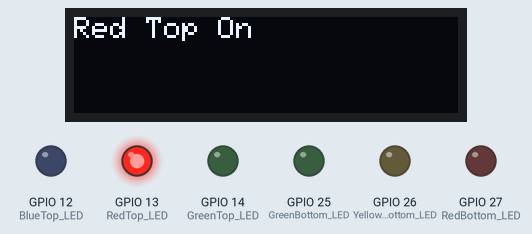
Simulated run of this sketch. Board: ESP32. On the bench: 128×32 one-colour display, output pins drawn as LEDs (lit = HIGH). The display library's start-up logo is not drawn; what the sketch prints to the serial monitor is not drawn.

Above: at 2.1 s.
At 6.1 s:
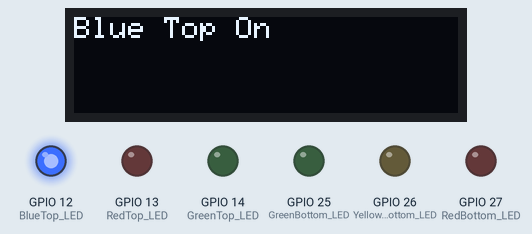
At 10.2 s:
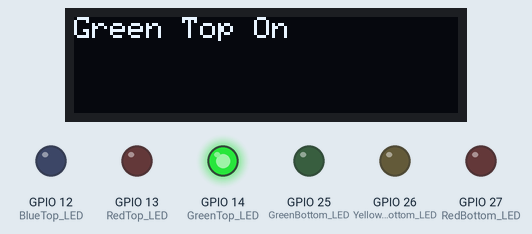
At 20.2 s:
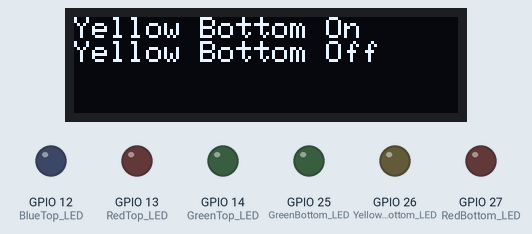
At 28.3 s:
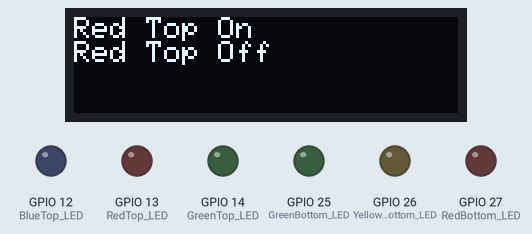
At 38.3 s:
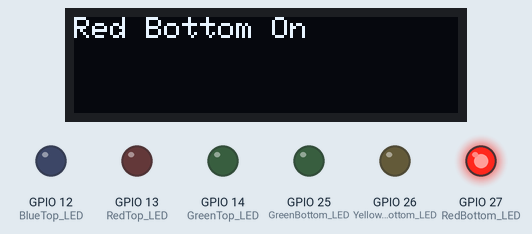
Timing chart, 0 to 39.8 s (numbered marks = the images above):
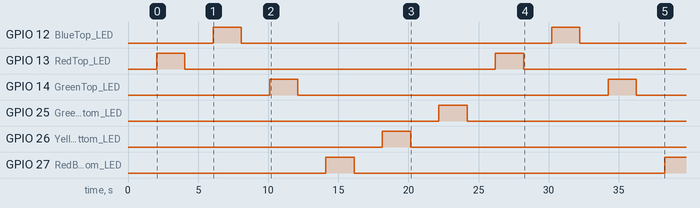

Measured:
- by itself, GPIO 12 (BlueTop_LED), GPIO 13 (RedTop_LED), GPIO 14 (GreenTop_LED): alternates HIGH for 2.0 s and LOW for 22.1 s
- by itself, GPIO 25 (GreenBottom_LED): LOW → HIGH at 22.2 s, → LOW 2.0 s later
- by itself, GPIO 26 (YellowBottom_LED): LOW → HIGH at 18.1 s, → LOW 2.0 s later
- by itself, GPIO 27 (RedBottom_LED): LOW → HIGH at 14.1 s, → LOW 2.0 s later, → HIGH 22.1 s later
- what the display in image 0 shows lasts 2.0 s, from 2.1 s to 4.1 s

The sketch:

Project1.ino
```cpp
/* Comment Section:

Blink LEDs
https://docs.arduino.cc/built-in-examples/basics/Blink/

*/
//include librarys
#include <Wire.h> //https://docs.arduino.cc/language-reference/en/functions/communication/wire/
#include <Adafruit_SSD1306.h> //https://docs.arduino.cc/libraries/adafruit-ssd1306/
#include <Adafruit_Sensor.h> //https://github.com/adafruit/Adafruit_Sensor
#include <EasyButton.h>
//#include <MPU6050_light.h>

//Define OLED
#define SCREEN_WIDTH 128 //OLED display width, in pixels
#define SCREEN_HEIGHT 32 //OLED display height, in pixels
//const unsigned int MAX_MESSAGE_LENGTH = 24;

Adafruit_SSD1306 display(SCREEN_WIDTH, SCREEN_HEIGHT, &Wire);

//Name Pins
#define RedTop_LED 13
#define BlueTop_LED 12
#define GreenTop_LED 14
#define RedBottom_LED 27
#define YellowBottom_LED 26
#define GreenBottom_LED 25

#define Top_Right 32
#define Top_Left 33

// Button1
EasyButton TR(Top_Right);
// Button2
EasyButton TL(Top_Left);

//Declare variables
String LED = "initialize"; //Declare LED as a Text Variable

//the setup function runs once at power-up or reset.

void setup() {
  Serial.begin(115200);
  Wire.begin(); //Initialize I2C communication
  //SSD1306_SWITCHAPVCC, 0x3C = generate display voltage from 3.3V internally
  if (!display.begin(SSD1306_SWITCHCAPVCC, 0x3C)) { // Address 0x3C for 128x32
    Serial.println(F("SSD1306 allocation failed"));
    for (;;)
      ; // Don't proceed, loop forever
  }
  display.display();
  delay(2000); // Pause for 2 seconds
  display.clearDisplay();
  display.setTextSize(1);
  display.setTextColor(WHITE);
  display.setRotation(0);
  display.setCursor(0,0);


  // Define outputs:
  pinMode(RedTop_LED, OUTPUT);
  pinMode(BlueTop_LED, OUTPUT);
  pinMode(GreenTop_LED, OUTPUT);
  pinMode(RedBottom_LED, OUTPUT);
  pinMode(YellowBottom_LED, OUTPUT);
  pinMode(GreenBottom_LED, OUTPUT);

  //zero LEDs
  digitalWrite(RedTop_LED, LOW);
  digitalWrite(BlueTop_LED, LOW);
  digitalWrite(GreenTop_LED, LOW);
  digitalWrite(RedBottom_LED, LOW);
  digitalWrite(YellowBottom_LED, LOW);
  digitalWrite(GreenBottom_LED, LOW);
}


void loop() {
  digitalWrite(RedTop_LED, HIGH);  // turn the LED on (HIGH is the voltage level)
  LED = "Red Top On";
  Serial.println(LED); //write "Red Top On" to the Serial Monitor
  display.println(LED); //OLED "Red Top On"
  display.display();
  delay(2000);                      // wait for a second
  digitalWrite(RedTop_LED, LOW);   // turn the LED off by making the voltage LOW
  LED = "Red Top Off";
  Serial.println(LED); //write "Red Top Off" to the Serial Monitor
  display.println(LED); //OLED "Red Top On"
  display.display();
  delay(2000);

  display.clearDisplay();// Clear the buffer
  display.setCursor(0,0);// Set Cursor

  digitalWrite(BlueTop_LED, HIGH);  // turn the LED on (HIGH is the voltage level)
  LED = "Blue Top On";
  Serial.println(LED); //write "Red Top On" to the Serial Monitor
  display.println(LED); //OLED "Red Top On"
  display.display();
  delay(2000);                      // wait for a second
  digitalWrite(BlueTop_LED, LOW);   // turn the LED off by making the voltage LOW
  LED = "Blue Top Off";
  Serial.println(LED); //write "Red Top Off" to the Serial Monitor
  display.println(LED); //OLED "Red Top On"
  display.display();
  delay(2000);

  display.clearDisplay();// Clear the buffer
  display.setCursor(0,0);// Set Cursor

  digitalWrite(GreenTop_LED, HIGH);  // turn the LED on (HIGH is the voltage level)
  LED = "Green Top On";
  Serial.println(LED); //write "Red Top On" to the Serial Monitor
  display.println(LED); //OLED "Red Top On"
  display.display();
  delay(2000);                      // wait for a second
  digitalWrite(GreenTop_LED, LOW);   // turn the LED off by making the voltage LOW
  LED = "Green Top Off";
  Serial.println(LED); //write "Red Top Off" to the Serial Monitor
  display.println(LED); //OLED "Red Top On"
  display.display();
  delay(2000);

  display.clearDisplay();// Clear the buffer
  display.setCursor(0,0);// Set Cursor

  digitalWrite(RedBottom_LED, HIGH);  // turn the LED on (HIGH is the voltage level)
  LED = "Red Bottom On";
  Serial.println(LED); //write "Red Top On" to the Serial Monitor
  display.println(LED); //OLED "Red Top On"
  display.display();
  delay(2000);                      // wait for a second
  digitalWrite(RedBottom_LED, LOW);   // turn the LED off by making the voltage LOW
  LED = "Red Bottom Off";
  Serial.println(LED); //write "Red Top Off" to the Serial Monitor
  display.println(LED); //OLED "Red Top On"
  display.display();
  delay(2000);

  display.clearDisplay();// Clear the buffer
  display.setCursor(0,0);// Set Cursor

  digitalWrite(YellowBottom_LED, HIGH);  // turn the LED on (HIGH is the voltage level)
  LED = "Yellow Bottom On";
  Serial.println(LED); //write "Red Top On" to the Serial Monitor
  display.println(LED); //OLED "Red Top On"
  display.display();
  delay(2000);                      // wait for a second
  digitalWrite(YellowBottom_LED, LOW);   // turn the LED off by making the voltage LOW
  LED = "Yellow Bottom Off";
  Serial.println(LED); //write "Red Top Off" to the Serial Monitor
  display.println(LED); //OLED "Red Top On"
  display.display();
  delay(2000);

  display.clearDisplay();// Clear the buffer
  display.setCursor(0,0);// Set Cursor

  digitalWrite(GreenBottom_LED, HIGH);  // turn the LED on (HIGH is the voltage level)
  LED = "Green Bottom On";
  Serial.println(LED); //write "Red Top On" to the Serial Monitor
  display.println(LED); //OLED "Red Top On"
  display.display();
  delay(2000);                      // wait for a second
  digitalWrite(GreenBottom_LED, LOW);   // turn the LED off by making the voltage LOW
  LED = "Green Bottom Off";
  Serial.println(LED); //write "Red Top Off" to the Serial Monitor
  display.println(LED); //OLED "Red Top On"
  display.display();
  delay(2000);


  display.clearDisplay();// Clear the buffer
  display.setCursor(0,0);// Set Cursor
}
```
